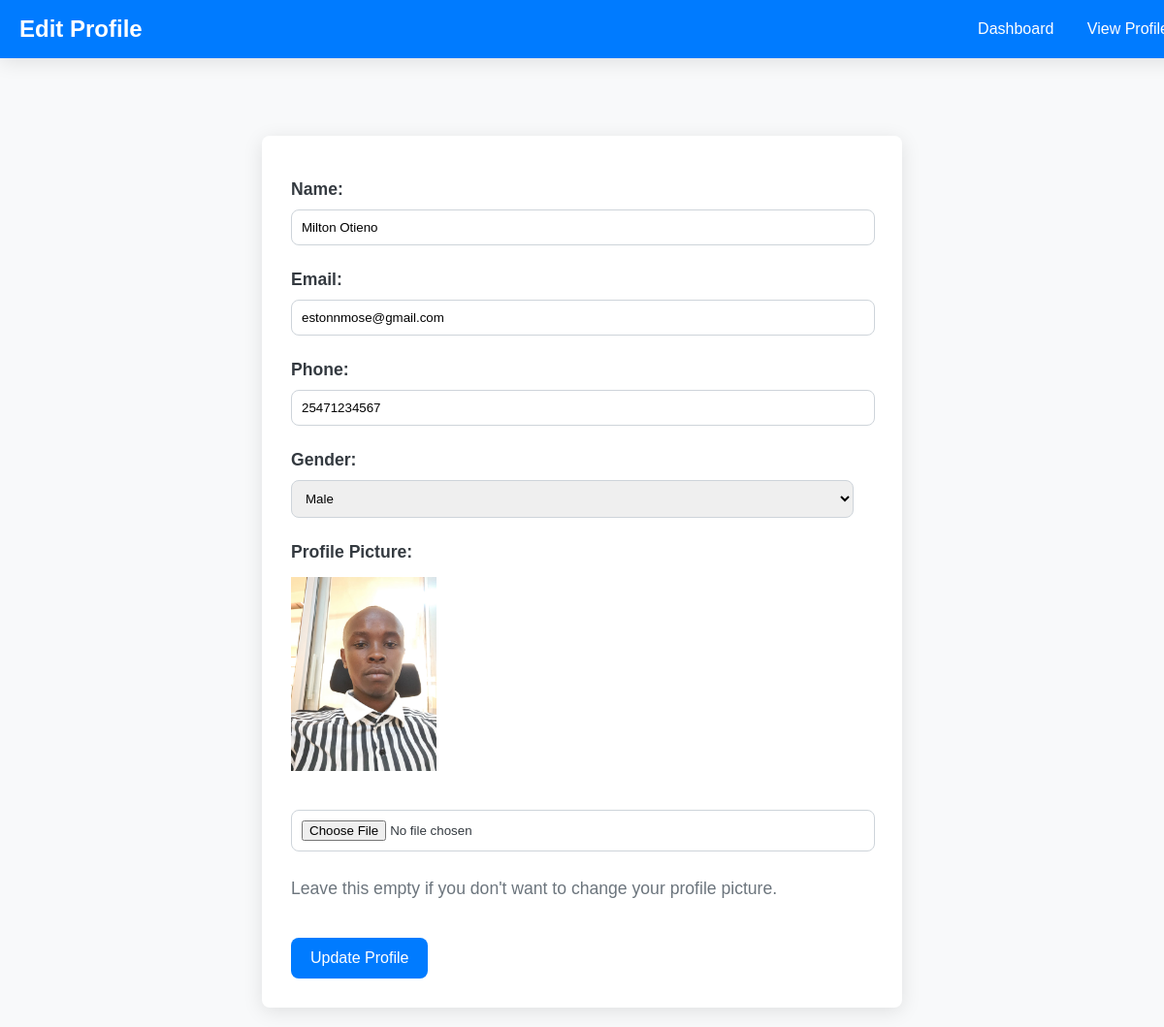
/customer/editprofile.php (signed in), run on the app's committed database.
### tables this page shows
CREATE TABLE `customers` (
  `id` int(11) NOT NULL,
  `full_name` varchar(100) NOT NULL,
  `email` varchar(100) NOT NULL,
  `status` enum('active','inactive','suspended','pending') NOT NULL DEFAULT 'active',
  `last_logout` datetime DEFAULT NULL,
  `password` varchar(255) NOT NULL,
  `mobile` varchar(12) NOT NULL,
  `gender` enum('male','female','other') NOT NULL,
  `dob` date NOT NULL,
  `occupation` varchar(100) NOT NULL,
  `residence` varchar(100) NOT NULL,
  `created_at` timestamp NOT NULL DEFAULT current_timestamp(),
  `profile_picture` varchar(255) DEFAULT 'default_profile.png',
  `remember_token` varchar(255) DEFAULT NULL,
  `last_login` datetime DEFAULT NULL,
  `reset_token` varchar(255) DEFAULT NULL,
  `token_expiration` datetime DEFAULT NULL
);

### customer/editprofile.php (the view, shortened to what this page needs)
<?php
require 'include/db_connection.php';
$customer_id = $_SESSION['customer_id'];
$sql = "SELECT full_name, email, mobile, profile_picture, gender FROM customers WHERE id = ?";
$stmt = $conn->prepare($sql);
$stmt->bind_param("i", $customer_id);
$stmt->execute();
$stmt->bind_result($full_name, $email, $phone, $profile_picture, $gender);
?>
<!DOCTYPE html>
<html lang="en">
<head>
    <link rel="stylesheet" href="https://cdnjs.cloudflare.com/ajax/libs/font-awesome/5.15.4/css/all.min.css">
</head>
<body>
    <div class="header">
        <h1>Edit Profile</h1>
        <div>
            <a href="dashboard.php">Dashboard</a>
            <a href="viewprofile.php">View Profile</a>
        </div>
    </div>
    <div class="profile-container">
        <form method="POST" enctype="multipart/form-data">
            <div class="profile-details">
                <div>
                    <strong>Name:</strong>
                    <input type="text" name="full_name" value="<?php echo htmlspecialchars($full_name); ?>" required>
                </div>
                <div>
                    <strong>Email:</strong>
                    <input type="email" name="email" value="<?php echo htmlspecialchars($email); ?>" required>
                </div>
                <div>
                    <strong>Phone:</strong>
                    <input type="text" name="phone" value="<?php echo htmlspecialchars($phone); ?>" required>
                </div>
                <div>
                    <strong>Gender:</strong>
                    <select name="gender" required>
                        <option value="Male" <?php echo ($gender === 'Male') ? 'selected' : ''; ?>>Male</option>
                    </select>
                </div>
                <div>
                    <strong>Profile Picture:</strong>
                    <div>
                        <?php if (!empty($profile_picture)): ?>
                            <img src="<?php echo htmlspecialchars($profile_picture); ?>" alt="Profile Picture" style="max-width: 150px; margin-bottom: 10px;">
                        <?php endif; ?>
                    </div>
                    <input type="file" name="profile_picture" accept="image/*">
                    <p style="color: #6c757d;">Leave this empty if you don't want to change your profile picture.</p>
                </div>
            </div>
            <button type="submit">Update Profile</button>
        </form>
    </div>
</body>
</html>

### customer/editprofile.php (style rules this page uses)
:root { --primary-color: #007bff; --secondary-color: #0056b3; --background-color: #f8f9fa; --text-color: #343a40; --card-background: #ffffff; --header-height: 60px; --border-radius: 8px; --box-shadow: 0px 4px 20px rgba(0, 0, 0, 0.1); }
body { font-family: 'Arial', sans-serif; background-color: var(--background-color); color: var(--text-color); margin: 0; padding-top: var(--header-height); }
.header { width: 100%; height: var(--header-height); background-color: var(--primary-color); color: white; position: fixed; top: 0; display: flex; align-items: center; justify-content: space-between; padding: 0 20px; box-shadow: var(--box-shadow); z-index: 10; }
.header h1 { font-size: 1.5rem; margin: 0; }
.header a { color: white; text-decoration: none; font-size: 1rem; padding: 10px 15px; border-radius: var(--border-radius); transition: background-color 0.3s; }
.profile-container { max-width: 600px; margin: 80px auto 20px; background-color: var(--card-background); border-radius: var(--border-radius); box-shadow: var(--box-shadow); padding: 30px; transition: transform 0.3s; }
.profile-details { font-size: 1.1rem; margin-bottom: 20px; }
.profile-details div { margin: 15px 0; }
input[type="text"], input[type="email"], input[type="file"], select { width: calc(100% - 20px); padding: 10px; margin: 10px 0; border: 1px solid #ced4da; border-radius: var(--border-radius); transition: border 0.3s; }
button { padding: 12px 20px; margin-top: 20px; background-color: var(--primary-color); color: white; border: none; border-radius: var(--border-radius); cursor: pointer; font-size: 1rem; transition: background-color 0.3s, transform 0.3s; }

### data on the page
customers: full_name "Milton Otieno", email "estonnmose@gmail.com", phone "25471234567", profile_picture (picture)
